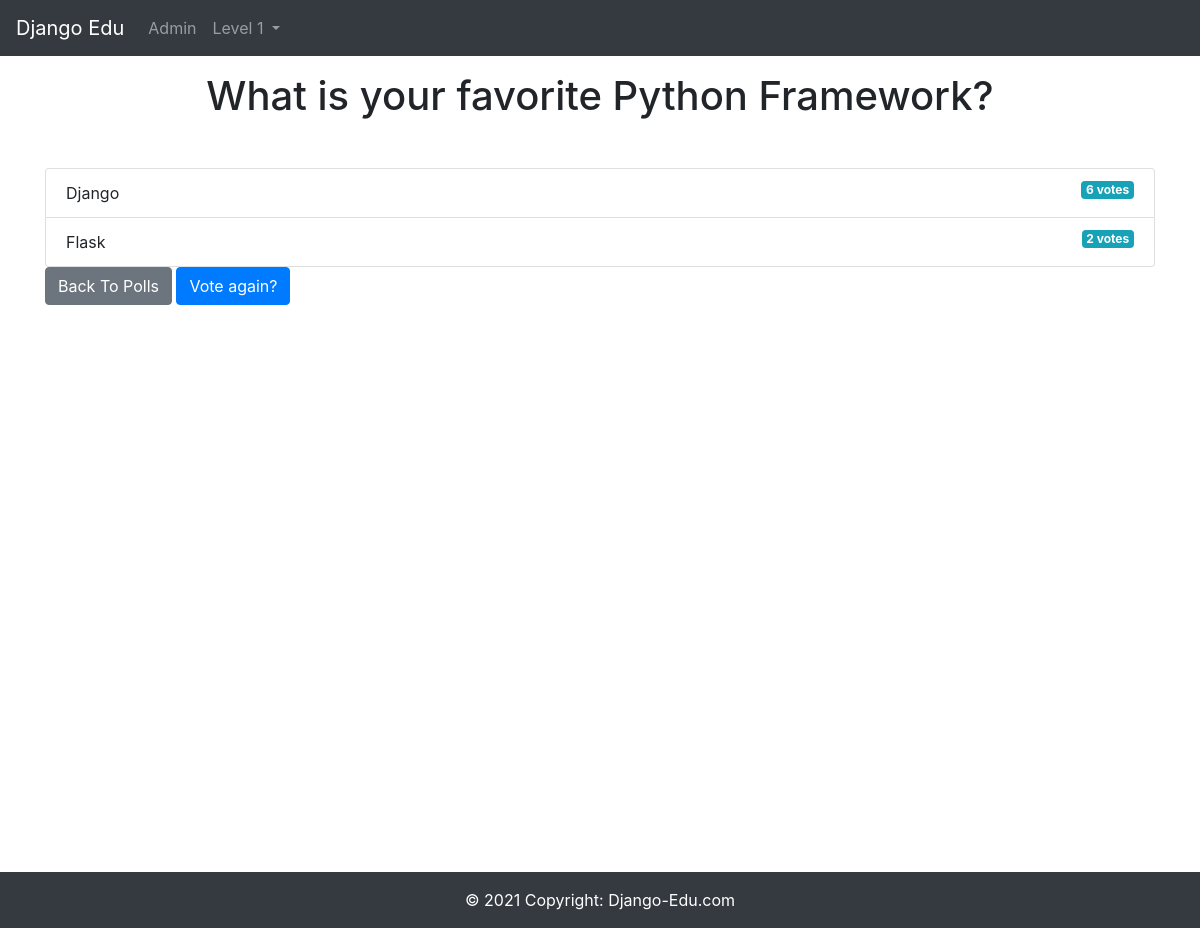
The page /polls/1/ on the database its author committed.
### polls/models.py (models this page shows, shortened)
class Question(models.Model):
    question_text = models.CharField(max_length=255)
    pub_date = models.DateTimeField('date published')

class Choice(models.Model):
    question = models.ForeignKey(Question, on_delete=models.CASCADE)
    choice_text = models.CharField(max_length=255)
    votes = models.IntegerField(default=0)

### polls/views.py (the view)
# urls.py: path('<int:id>/', views.detail, name='detail'),
def detail(request, id):
    question = get_object_or_404(Question, id=id)
    return render(request, 'polls/detail.html', {
        'question': question,
    })

### polls/templates/polls/detail.html
{% extends 'layouts/base.html' %}
{% block content %}
<div class="container">
  <h1 class="mb-5 text-center">{{ question.question_text }}</h1>
  <ul class="list-group">
    {% for choice in question.choice_set.all %}
    <li class="list-group-item">
      {{ choice.choice_text }}
      <span class="badge badge-info float-right"
        >{{ choice.votes }} vote{{ choice.votes | pluralize }}</span
      >
    </li>
    {% endfor %}
  </ul>
  <a class="btn btn-secondary" href="{% url 'polls:index' %}">Back To Polls</a>
  <a class="btn btn-primary" href="{% url 'polls:vote' question.id %}"
    >Vote again?</a
  >
</div>
{% endblock %}

### rows shown on the page
Question: question_text "What is your favorite Python Framework?"
Choice: choice_text "Django", votes "6", votes|pluralize "s"
Choice: choice_text "Flask", votes "2", votes|pluralize "s"
